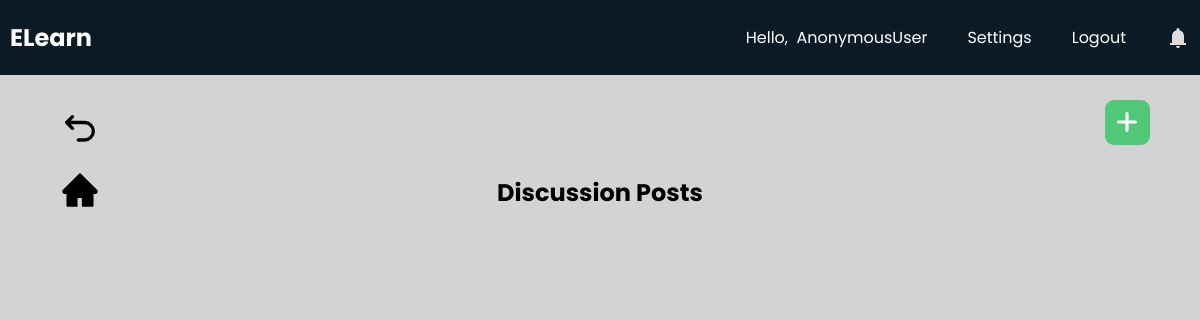
Before: /students/discussions/cceaea3822474fa5a89f854d4b132ac0/ with the older database file.
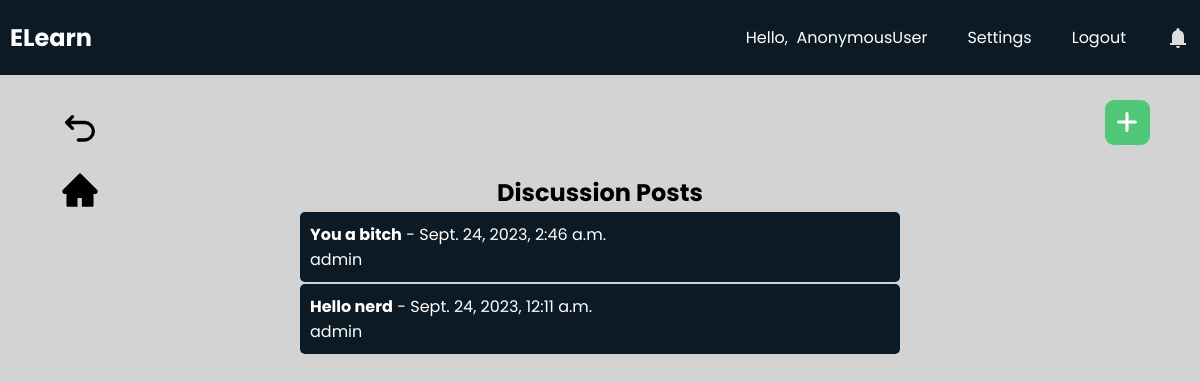
After: the same page with the newer database file.
### teachers/models.py (models this page shows, shortened)
class Discussion(models.Model):
    id = models.UUIDField(primary_key=True, default=uuid.uuid4, editable=False)
    course = models.ForeignKey(MyClass, on_delete=models.CASCADE)
    author = models.ForeignKey(User, on_delete=models.CASCADE)
    subject = models.CharField(max_length=255)
    message = models.TextField()
    file = models.FileField(upload_to='documents/', null=True)
    created_at = models.DateTimeField(default=timezone.now)

### students/views.py (the view, shortened to what this page needs)
# urls.py: path("discussions/<str:course_id>/", views.discussion, name="discussion"),
def discussion(request, course_id):
    my_class = MyClass.objects.get(id=course_id)
    messages = Discussion.objects.filter(course=my_class).order_by('-created_at')
    context = {'courseId': course_id, 'my_class': my_class, 'messages': messages}
    return render(request, "students/discussion.html", context)

### students/templates/students/discussion.html (shortened to what this page needs)
{% extends 'students/base.html' %}
{% load static %}
{% block extra_css %}
    <link rel="stylesheet" href="{% static 'css/discussion.css' %}">
{% endblock %}
{% block content %}
    <a class="backbtn" href="{% url 'students:course' courseId%}"><svg xmlns="http://www.w3.org/2000/svg" width="24" height="24" viewBox="0 0 24 24"><path fill="none" stroke="currentColor" stroke-linecap="round" stroke-linejoin="round" stroke-width="2" d="M11 18h3.75a5.25 5.25 0 1 0 0-10.5H5M7.5 4L4 7.5L7.5 11"/></svg></a>
    <a class="backbtn" id="homebtn" href="{% url 'students:course' courseId%}"></a>
    <div id="addbtn"><svg xmlns="http://www.w3.org/2000/svg" width="12" height="12" viewBox="0 0 12 12"><path fill="white" d="M6.5 1.75a.75.75 0 0 0-1.5 0V5H1.75a.75.75 0 0 0 0 1.5H5v3.25a.75.75 0 0 0 1.5 0V6.5h3.25a.75.75 0 0 0 0-1.5H6.5V1.75Z"/></svg></div>
    <div id="contentwrapper">
        <div id="content">
            <h2>Discussion Posts</h2>
            <div id="posts-wrapper">
                {% for message in messages %}
                <div class="posts" data-class-id= "{{ message.id }}" data-class-courseId= "{{ courseId }}">
                    <strong>{{ message.subject }}</strong> - {{ message.created_at }}
                    <p>{{ message.author }}</p>
                </div>
                {% endfor %}
            </div>
        </div>
    </div>
{% endblock %}

Changed rows visible on the page:
added Discussion: subject "You a bitch", created_at "Sept. 24, 2023, 2:46 a.m.", author "admin"
added Discussion: subject "Hello nerd", created_at "Sept. 24, 2023, 12:11 a.m.", author "admin"
